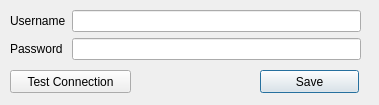
<?xml version="1.0" encoding="UTF-8"?>
<ui version="4.0">
 <class>PreferencesDialog</class>
 <widget class="QDialog" name="PreferencesDialog">
  <property name="geometry">
   <rect>
    <x>0</x>
    <y>0</y>
    <width>379</width>
    <height>105</height>
   </rect>
  </property>
  <property name="windowTitle">
   <string>Last.fm Preferences</string>
  </property>
  <widget class="QWidget" name="formLayoutWidget">
   <property name="geometry">
    <rect>
     <x>10</x>
     <y>10</y>
     <width>351</width>
     <height>51</height>
    </rect>
   </property>
   <layout class="QFormLayout" name="formLayout">
    <item row="0" column="0">
     <widget class="QLabel" name="label_2">
      <property name="text">
       <string>Username</string>
      </property>
     </widget>
    </item>
    <item row="1" column="0">
     <widget class="QLabel" name="label">
      <property name="text">
       <string>Password</string>
      </property>
     </widget>
    </item>
    <item row="0" column="1">
     <widget class="QLineEdit" name="usernameField"/>
    </item>
    <item row="1" column="1">
     <widget class="QLineEdit" name="passwordField">
      <property name="echoMode">
       <enum>QLineEdit::Password</enum>
      </property>
     </widget>
    </item>
   </layout>
  </widget>
  <widget class="QPushButton" name="saveButton">
   <property name="geometry">
    <rect>
     <x>260</x>
     <y>70</y>
     <width>99</width>
     <height>23</height>
    </rect>
   </property>
   <property name="text">
    <string>Save</string>
   </property>
  </widget>
  <widget class="QPushButton" name="testConnectionButton">
   <property name="geometry">
    <rect>
     <x>10</x>
     <y>70</y>
     <width>121</width>
     <height>23</height>
    </rect>
   </property>
   <property name="text">
    <string>Test Connection</string>
   </property>
  </widget>
 </widget>
 <resources/>
 <connections/>
</ui>
